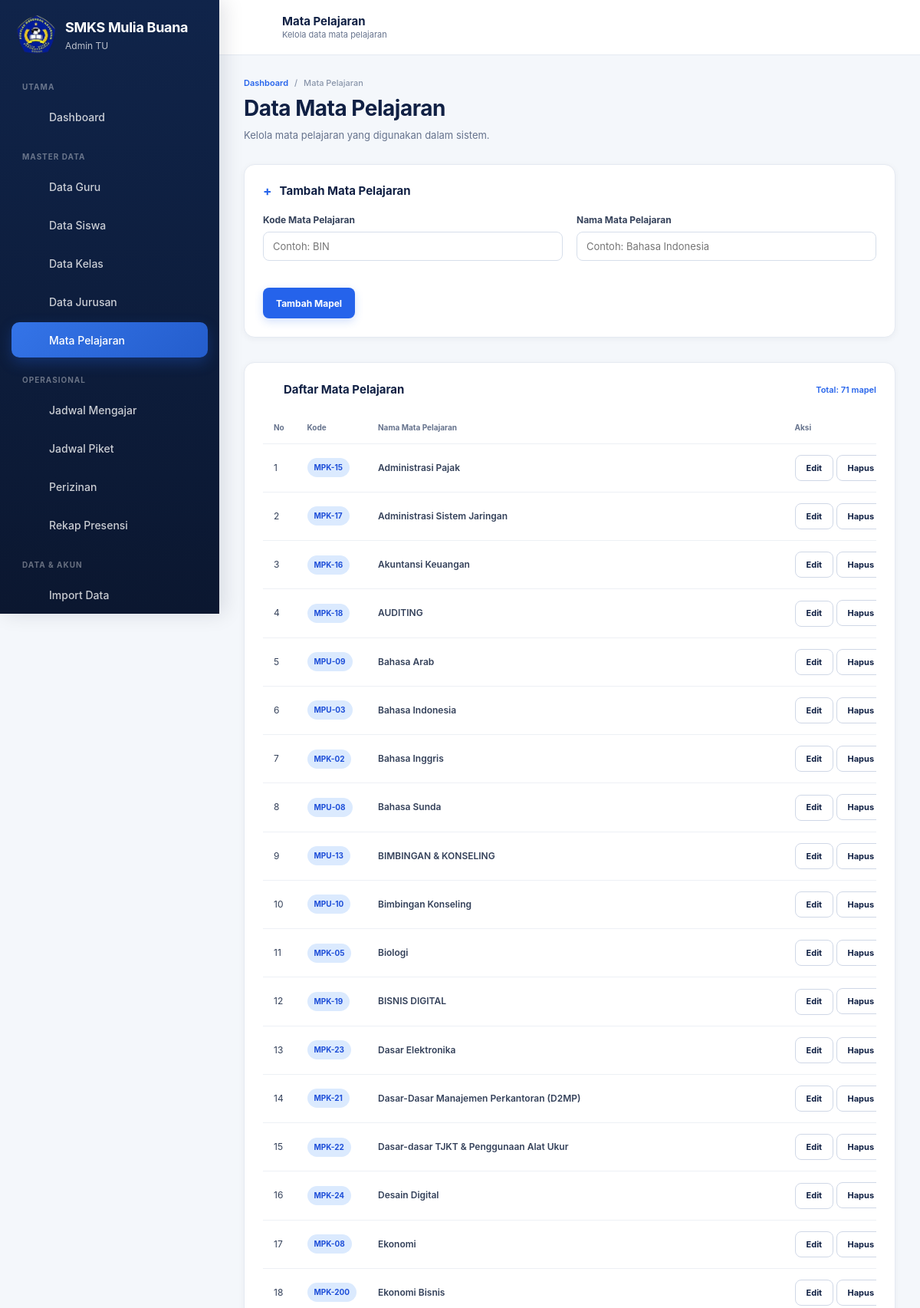
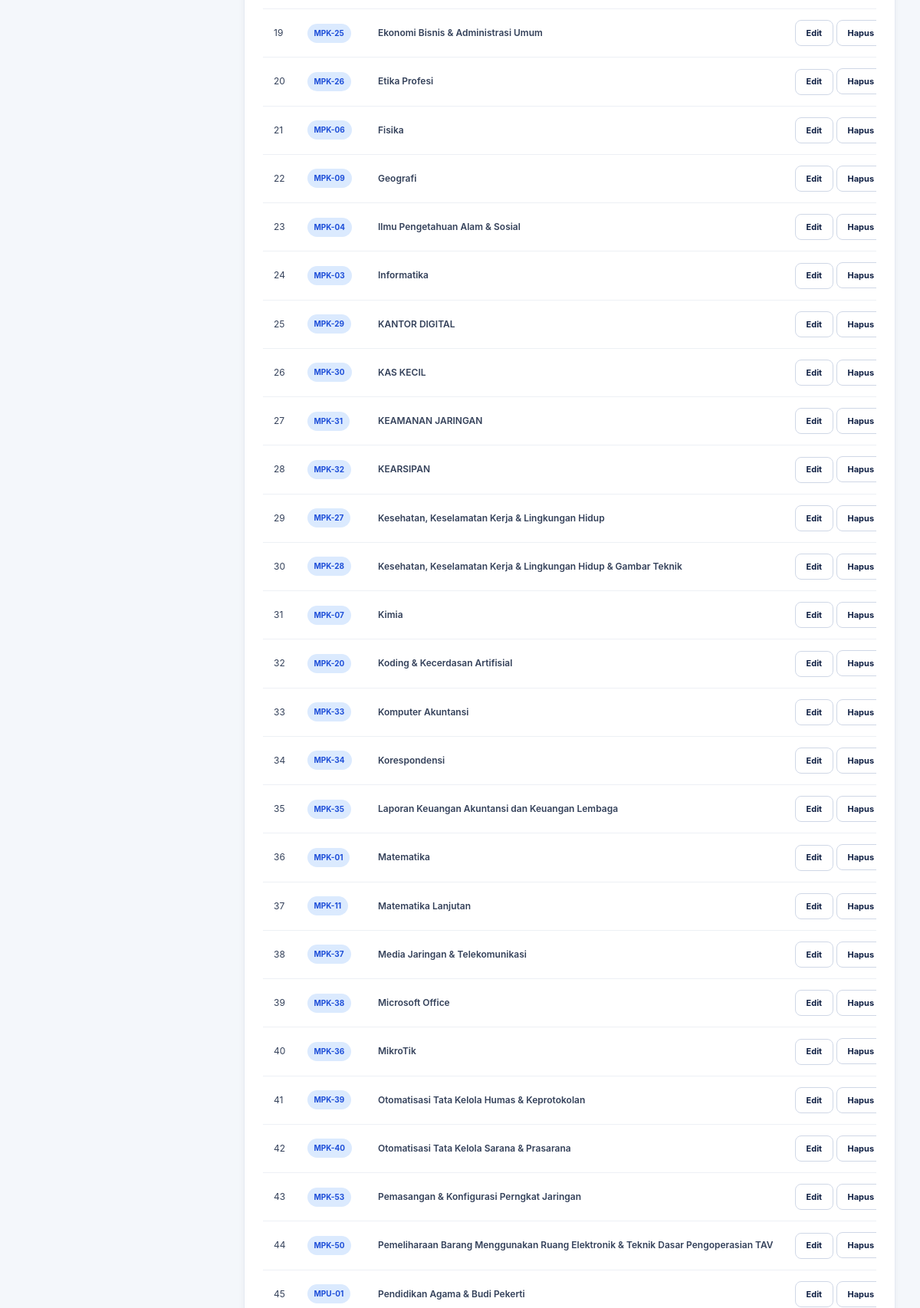
The app's page /admintu/mapel.php (signed in, upper part) with its own data (2 pictures, top to bottom).
### tables this page shows
CREATE TABLE `mapel` (
  `id` int(10) unsigned NOT NULL AUTO_INCREMENT,
  `kode_mapel` varchar(20) NOT NULL,
  `nama_mapel` varchar(100) NOT NULL,
  `created_at` timestamp NOT NULL DEFAULT current_timestamp(),
  PRIMARY KEY (`id`),
  UNIQUE KEY `kode_mapel` (`kode_mapel`)
);

### admintu/mapel.php (the view, shortened to what this page needs)
<?php
require_once '../config/database.php';
require_once '../config/helpers.php';
$stmt = $pdo->query("
    SELECT
        id,
        kode_mapel,
        nama_mapel,
        created_at
    FROM mapel
    ORDER BY nama_mapel
");
$mapelList = $stmt->fetchAll();
$editMapel = null;
?>
<!DOCTYPE html>
<html lang="id">
<head>
    <link
        rel="stylesheet"
        href="../assets/css/style.css"
    >
</head>
<body>
<div class="app-shell">
    <?php include __DIR__ . '/partials/sidebar.php'; ?>
    <div class="app-main">
        <?php include __DIR__ . '/partials/topbar.php'; ?>
        <main class="dashboard-content">
            <div class="dashboard-container">
                <div class="page-header">
                    <div class="breadcrumb">
                        <a href="dashboard.php">
                            Dashboard
                        </a>
                        <span>/</span>
                        <span>
                            Mata Pelajaran
                        </span>
                    </div>
                    <h1 class="page-title">
                        Data Mata Pelajaran
                    </h1>
                    <p class="page-description">
                        Kelola mata pelajaran yang digunakan dalam sistem.
                    </p>
                </div>
                <div class="dashboard-card">
                    <div class="dashboard-card-header">
                        <h2 class="dashboard-card-title">
                            <span class="dashboard-card-title-icon">
                                <?= $editMapel ? appIcon('edit', '', 16) : '+' ?>
                            </span>
                            <?= $editMapel
                                ? 'Edit Mata Pelajaran'
                                : 'Tambah Mata Pelajaran'
                            ?>
                        </h2>
                    </div>
                    <div class="dashboard-card-body">
                        <form method="POST">
                            <div class="form-grid">
                                <div class="form-group">
                                    <label
                                        for="kode_mapel"
                                        class="form-label"
                                    >
                                        Kode Mata Pelajaran
                                    </label>
                                    <input
                                        type="text"
                                        id="kode_mapel"
                                        name="kode_mapel"
                                        maxlength="20"
                                        required
                                        value="<?= e($editMapel['kode_mapel'] ?? '') ?>"
                                        placeholder="Contoh: BIN"
                                    >
                                </div>
                                <div class="form-group">
                                    <label
                                        for="nama_mapel"
                                        class="form-label"
                                    >
                                        Nama Mata Pelajaran
                                    </label>
                                    <input
                                        type="text"
                                        id="nama_mapel"
                                        name="nama_mapel"
                                        maxlength="100"
                                        required
                                        value="<?= e($editMapel['nama_mapel'] ?? '') ?>"
                                        placeholder="Contoh: Bahasa Indonesia"
                                    >
                                </div>
                            </div>
                            <div class="form-actions">
                                <?php if ($editMapel): ?>
                                    <button
                                        type="submit"
                                        name="edit_mapel"
                                        class="btn btn-primary"
                                    >
                                        Simpan Perubahan
                                    </button>
                                    <a
                                        href="mapel.php"
                                        class="btn btn-outline"
                                    >
                                        Batal
                                    </a>
                                <?php else: ?>
                                    <button
                                        type="submit"
                                        name="tambah_mapel"
                                        class="btn btn-primary"
                                    >
                                        Tambah Mapel
                                    </button>
                                <?php endif; ?>
                            </div>
                        </form>
                    </div>
                </div>
                <div class="dashboard-card">
                    <div class="dashboard-card-header">
                        <h2 class="dashboard-card-title">
                            <span class="dashboard-card-title-icon">
                                <?= appIcon("mapel", "", 18) ?>
                            </span>
                            Daftar Mata Pelajaran
                        </h2>
                        <div
                            class="dashboard-card-link"
                            style="cursor: default;"
                        >
                            Total: <?= count($mapelList) ?> mapel
                        </div>
                    </div>
                    <div class="dashboard-card-body">
                        <?php if (!$mapelList): ?>
                            <div class="empty-state">
                                <div class="empty-state-icon">
                                    <?= appIcon("mapel", "", 48) ?>
                                </div>
                                <h3>
                                    Belum Ada Mapel
                                </h3>
                                <p>
                                    Belum ada mata pelajaran yang terdaftar.
                                </p>
                            </div>
                        <?php else: ?>
                            <div class="schedule-table-wrap">
                                <table class="schedule-table">
                                    <thead>
                                        <tr>
                                            <th>No</th>
                                            <th>Kode</th>
                                            <th>Nama Mata Pelajaran</th>
                                            <th>Aksi</th>
                                        </tr>
                                    </thead>
                                    <tbody>
                                    <?php foreach ($mapelList as $i => $mapel): ?>
                                        <tr>
                                            <td>
                                                <?= $i + 1 ?>
                                            </td>
                                            <td>
                                                <span class="status-badge info">
                                                    <?= e($mapel['kode_mapel']) ?>
                                                </span>
                                            </td>
                                            <td class="schedule-subject">
                                                <?= e($mapel['nama_mapel']) ?>
                                            </td>
                                            <td>
                                                <a
                                                    href="?edit=<?= e($mapel['id']) ?>"
                                                    class="btn btn-sm btn-outline"
                                                >
                                                    Edit
                                                </a>
                                                <form
                                                    method="POST"
                                                    style="display:inline;"
                                                    onsubmit="return confirm('Hapus mata pelajaran ini?')"
                                                >
                                                    <button
                                                        type="submit"
                                                        name="hapus_mapel"
                                                        class="btn btn-sm btn-outline"
                                                    >
                                                        Hapus
                                                    </button>
                                                </form>
                                            </td>
                                        </tr>
                                    <?php endforeach; ?>
                                    </tbody>
                                </table>
                            </div>
                        <?php endif; ?>
                    </div>
                </div>
            </div>
        </main>
    </div>
</div>
</body>
</html>

### records on screen
mapel: kode_mapel "MPK-15", nama_mapel "Administrasi Pajak"
mapel: kode_mapel "MPK-17", nama_mapel "Administrasi Sistem Jaringan"
mapel: kode_mapel "MPK-16", nama_mapel "Akuntansi Keuangan"
mapel: kode_mapel "MPK-18", nama_mapel "AUDITING"
mapel: kode_mapel "MPU-09", nama_mapel "Bahasa Arab"
mapel: kode_mapel "MPU-03", nama_mapel "Bahasa Indonesia"
mapel: kode_mapel "MPK-02", nama_mapel "Bahasa Inggris"
mapel: kode_mapel "MPU-08", nama_mapel "Bahasa Sunda"
mapel: kode_mapel "MPU-13", nama_mapel "BIMBINGAN & KONSELING"
mapel: kode_mapel "MPU-10", nama_mapel "Bimbingan Konseling"
mapel: kode_mapel "MPK-05", nama_mapel "Biologi"
mapel: kode_mapel "MPK-19", nama_mapel "BISNIS DIGITAL"
mapel: kode_mapel "MPK-23", nama_mapel "Dasar Elektronika"
mapel: kode_mapel "MPK-21", nama_mapel "Dasar-Dasar Manajemen Perkantoran (D2MP)"
mapel: kode_mapel "MPK-22", nama_mapel "Dasar-dasar TJKT & Penggunaan Alat Ukur"
mapel: kode_mapel "MPK-24", nama_mapel "Desain Digital"
mapel: kode_mapel "MPK-08", nama_mapel "Ekonomi"
mapel: kode_mapel "MPK-200", nama_mapel "Ekonomi Bisnis"
mapel: kode_mapel "MPK-25", nama_mapel "Ekonomi Bisnis & Administrasi Umum"
mapel: kode_mapel "MPK-26", nama_mapel "Etika Profesi"
mapel: kode_mapel "MPK-06", nama_mapel "Fisika"
mapel: kode_mapel "MPK-09", nama_mapel "Geografi"
mapel: kode_mapel "MPK-04", nama_mapel "Ilmu Pengetahuan Alam & Sosial"
mapel: kode_mapel "MPK-03", nama_mapel "Informatika"
mapel: kode_mapel "MPK-29", nama_mapel "KANTOR DIGITAL"
mapel: kode_mapel "MPK-30", nama_mapel "KAS KECIL"
mapel: kode_mapel "MPK-31", nama_mapel "KEAMANAN JARINGAN"
mapel: kode_mapel "MPK-32", nama_mapel "KEARSIPAN"
mapel: kode_mapel "MPK-27", nama_mapel "Kesehatan, Keselamatan Kerja & Lingkungan Hidup"
mapel: kode_mapel "MPK-28", nama_mapel "Kesehatan, Keselamatan Kerja & Lingkungan Hidup & Gambar Teknik"
mapel: kode_mapel "MPK-07", nama_mapel "Kimia"
mapel: kode_mapel "MPK-20", nama_mapel "Koding & Kecerdasan Artifisial"
mapel: kode_mapel "MPK-33", nama_mapel "Komputer Akuntansi"
mapel: kode_mapel "MPK-34", nama_mapel "Korespondensi"
mapel: kode_mapel "MPK-35", nama_mapel "Laporan Keuangan Akuntansi dan Keuangan Lembaga"
mapel: kode_mapel "MPK-01", nama_mapel "Matematika"
mapel: kode_mapel "MPK-11", nama_mapel "Matematika Lanjutan"
mapel: kode_mapel "MPK-37", nama_mapel "Media Jaringan & Telekomunikasi"
mapel: kode_mapel "MPK-38", nama_mapel "Microsoft Office"
mapel: kode_mapel "MPK-36", nama_mapel "MikroTik"
mapel: kode_mapel "MPK-39", nama_mapel "Otomatisasi Tata Kelola Humas & Keprotokolan"
mapel: kode_mapel "MPK-40", nama_mapel "Otomatisasi Tata Kelola Sarana & Prasarana"
mapel: kode_mapel "MPK-53", nama_mapel "Pemasangan & Konfigurasi Perngkat Jaringan"
mapel: kode_mapel "MPK-50", nama_mapel "Pemeliharaan Barang Menggunakan Ruang Elektronik & Teknik Dasar Pengoperasian TAV"
mapel: kode_mapel "MPU-01", nama_mapel "Pendidikan Agama & Budi Pekerti"

### other values on screen
$grup "UTAMA"
$menu['label'] "Dashboard"
$grup "MASTER DATA"
$menu['label'] "Data Guru"
$menu['label'] "Data Siswa"
$menu['label'] "Data Kelas"
$menu['label'] "Data Jurusan"
$menu['label'] "Mata Pelajaran"
$grup "OPERASIONAL"
$menu['label'] "Jadwal Mengajar"
$menu['label'] "Jadwal Piket"
$menu['label'] "Perizinan"
$menu['label'] "Rekap Presensi"
$grup "DATA & AKUN"
$menu['label'] "Import Data"
